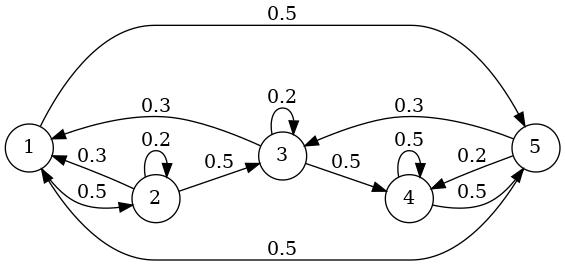

This figure's Python source:
from graphviz import Digraph

A = [[  0, 0.3, 0.3,   0, 0.5],
     [0.5, 0.2,   0,   0,   0],
     [  0, 0.5, 0.2,   0, 0.3],
     [  0,   0, 0.5, 0.5, 0.2],
     [0.5,   0,   0, 0.5,   0]]

N = len(A)

G = Digraph(format='jpg')
G.body.extend(['rankdir=LR'])

G.attr('node', shape='circle')

for n in range(N):
    node = str(n + 1)
    G.node(node)

for m in range(N):
    for n in range(N):
        s = A[m][n]
        if s != 0:
            node1 = str(n + 1)
            node2 = str(m + 1)
            label = str(s)
            G.edge(node1, node2, label)

G.render('graph')
